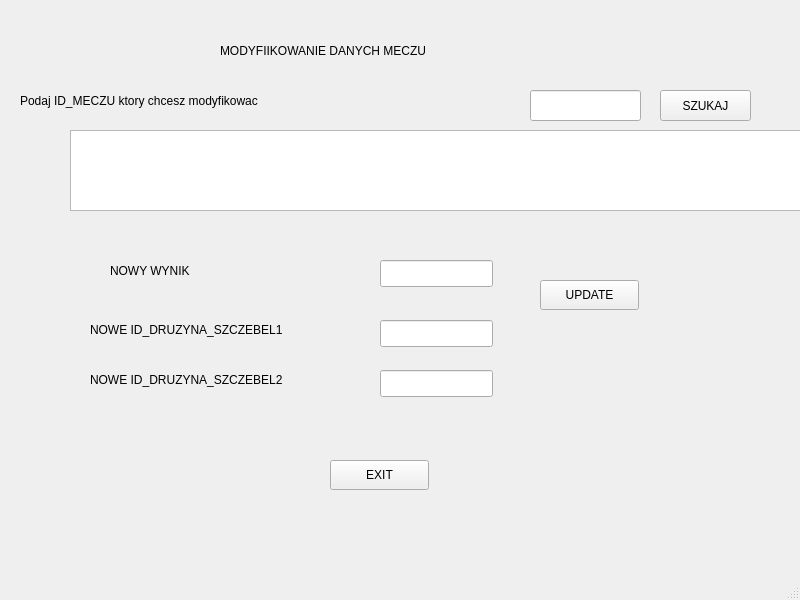
<?xml version="1.0" encoding="UTF-8"?>
<ui version="4.0">
 <class>MainWindow</class>
 <widget class="QMainWindow" name="MainWindow">
  <property name="geometry">
   <rect>
    <x>0</x>
    <y>0</y>
    <width>800</width>
    <height>600</height>
   </rect>
  </property>
  <property name="windowTitle">
   <string>MainWindow</string>
  </property>
  <widget class="QWidget" name="centralwidget">
   <widget class="QLineEdit" name="lineEdit_2">
    <property name="geometry">
     <rect>
      <x>380</x>
      <y>260</y>
      <width>113</width>
      <height>27</height>
     </rect>
    </property>
   </widget>
   <widget class="QLabel" name="label_3">
    <property name="geometry">
     <rect>
      <x>20</x>
      <y>90</y>
      <width>481</width>
      <height>21</height>
     </rect>
    </property>
    <property name="text">
     <string>Podaj ID_MECZU ktory chcesz modyfikowac</string>
    </property>
   </widget>
   <widget class="QLabel" name="label_2">
    <property name="geometry">
     <rect>
      <x>110</x>
      <y>260</y>
      <width>221</width>
      <height>21</height>
     </rect>
    </property>
    <property name="text">
     <string>NOWY WYNIK</string>
    </property>
   </widget>
   <widget class="QLineEdit" name="lineEdit">
    <property name="geometry">
     <rect>
      <x>530</x>
      <y>90</y>
      <width>111</width>
      <height>31</height>
     </rect>
    </property>
   </widget>
   <widget class="QPushButton" name="pushButton_2">
    <property name="geometry">
     <rect>
      <x>540</x>
      <y>280</y>
      <width>99</width>
      <height>30</height>
     </rect>
    </property>
    <property name="text">
     <string>UPDATE</string>
    </property>
   </widget>
   <widget class="QTextBrowser" name="textBrowser">
    <property name="geometry">
     <rect>
      <x>70</x>
      <y>130</y>
      <width>741</width>
      <height>81</height>
     </rect>
    </property>
   </widget>
   <widget class="QLabel" name="label_4">
    <property name="geometry">
     <rect>
      <x>90</x>
      <y>320</y>
      <width>281</width>
      <height>20</height>
     </rect>
    </property>
    <property name="text">
     <string>NOWE ID_DRUZYNA_SZCZEBEL1</string>
    </property>
   </widget>
   <widget class="QLabel" name="label">
    <property name="geometry">
     <rect>
      <x>220</x>
      <y>30</y>
      <width>391</width>
      <height>41</height>
     </rect>
    </property>
    <property name="text">
     <string>MODYFIIKOWANIE DANYCH MECZU</string>
    </property>
   </widget>
   <widget class="QPushButton" name="pushButton">
    <property name="geometry">
     <rect>
      <x>660</x>
      <y>90</y>
      <width>91</width>
      <height>31</height>
     </rect>
    </property>
    <property name="text">
     <string>SZUKAJ</string>
    </property>
   </widget>
   <widget class="QLineEdit" name="lineEdit_3">
    <property name="geometry">
     <rect>
      <x>380</x>
      <y>320</y>
      <width>113</width>
      <height>27</height>
     </rect>
    </property>
    <property name="text">
     <string/>
    </property>
   </widget>
   <widget class="QLabel" name="label_5">
    <property name="geometry">
     <rect>
      <x>90</x>
      <y>370</y>
      <width>281</width>
      <height>20</height>
     </rect>
    </property>
    <property name="text">
     <string>NOWE ID_DRUZYNA_SZCZEBEL2</string>
    </property>
   </widget>
   <widget class="QLineEdit" name="lineEdit_4">
    <property name="geometry">
     <rect>
      <x>380</x>
      <y>370</y>
      <width>113</width>
      <height>27</height>
     </rect>
    </property>
    <property name="text">
     <string/>
    </property>
   </widget>
   <widget class="QLabel" name="label_6">
    <property name="geometry">
     <rect>
      <x>550</x>
      <y>340</y>
      <width>181</width>
      <height>51</height>
     </rect>
    </property>
    <property name="text">
     <string/>
    </property>
   </widget>
   <widget class="QPushButton" name="pushButton_3">
    <property name="geometry">
     <rect>
      <x>330</x>
      <y>460</y>
      <width>99</width>
      <height>30</height>
     </rect>
    </property>
    <property name="text">
     <string>EXIT</string>
    </property>
   </widget>
  </widget>
  <widget class="QMenuBar" name="menubar">
   <property name="geometry">
    <rect>
     <x>0</x>
     <y>0</y>
     <width>800</width>
     <height>22</height>
    </rect>
   </property>
  </widget>
  <widget class="QStatusBar" name="statusbar"/>
 </widget>
 <resources/>
 <connections/>
</ui>
